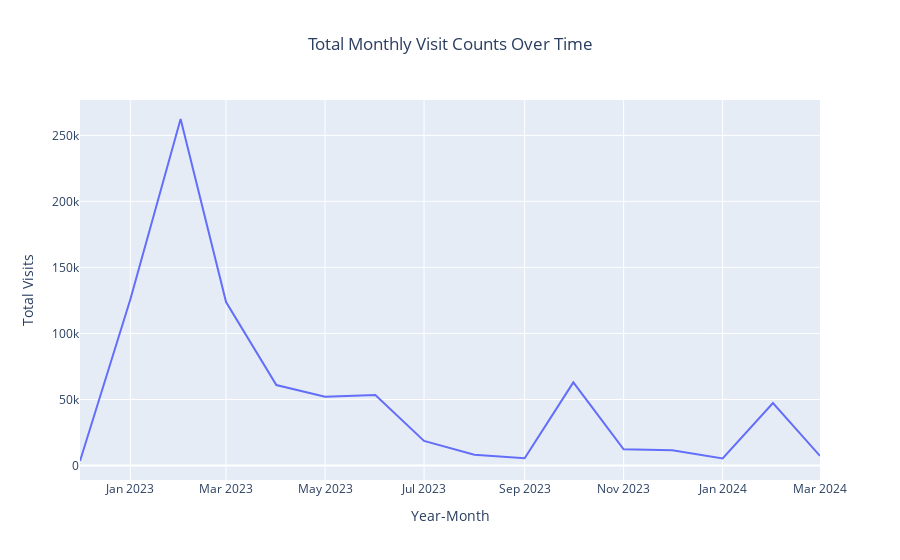

The notebook cell saved with this chart:
### Code cell
import plotly.express as px
total_monthly_counts['year_month'] = pd.to_datetime(total_monthly_counts['year_month'])
monthly_counts = px.line(total_monthly_counts, x='year_month', y='total_visit_count',
              labels={'total_visit_count': 'Total Visits', 'year_month': 'Year-Month'},
              title='Total Monthly Visit Counts Over Time')
monthly_counts.update_layout(xaxis_title='Year-Month',
                  yaxis_title='Total Visits',
                  title_x=0.5,  
                  hovermode='x unified')  
monthly_counts.show()

### Figure 1 — Plotly figure (JSON) as saved in the notebook; plotly's stock layout.template omitted (floating-point values rounded to 4 significant figures)
{"data": [{"hovertemplate": "Year-Month=%{x}<br>Total Visits=%{y}<extra></extra>", "legendgroup": "", "line": {"color": "#636efa", "dash": "solid"}, "marker": {"symbol": "circle"}, "mode": "lines", "name": "", "orientation": "v", "showlegend": false, "type": "scatter", "x": ["2022-12-01T00:00:00", "2023-01-01T00:00:00", "2023-02-01T00:00:00", "2023-03-01T00:00:00", "2023-04-01T00:00:00", "2023-05-01T00:00:00", "2023-06-01T00:00:00", "2023-07-01T00:00:00", "2023-08-01T00:00:00", "2023-09-01T00:00:00", "2023-10-01T00:00:00", "2023-11-01T00:00:00", "2023-12-01T00:00:00", "2024-01-01T00:00:00", "2024-02-01T00:00:00", "2024-03-01T00:00:00"], "xaxis": "x", "y": [3418, 125767, 262401, 123777, 60914, 52099, 53345, 18644, 8111, 5470, 62976, 12287, 11624, 5393, 47289, 7241], "yaxis": "y"}], "layout": {"hovermode": "x unified", "legend": {"tracegroupgap": 0}, "title": {"text": "Total Monthly Visit Counts Over Time", "x": 0.5}, "xaxis": {"anchor": "y", "domain": [0, 1], "title": {"text": "Year-Month"}}, "yaxis": {"anchor": "x", "domain": [0, 1], "title": {"text": "Total Visits"}}}}
